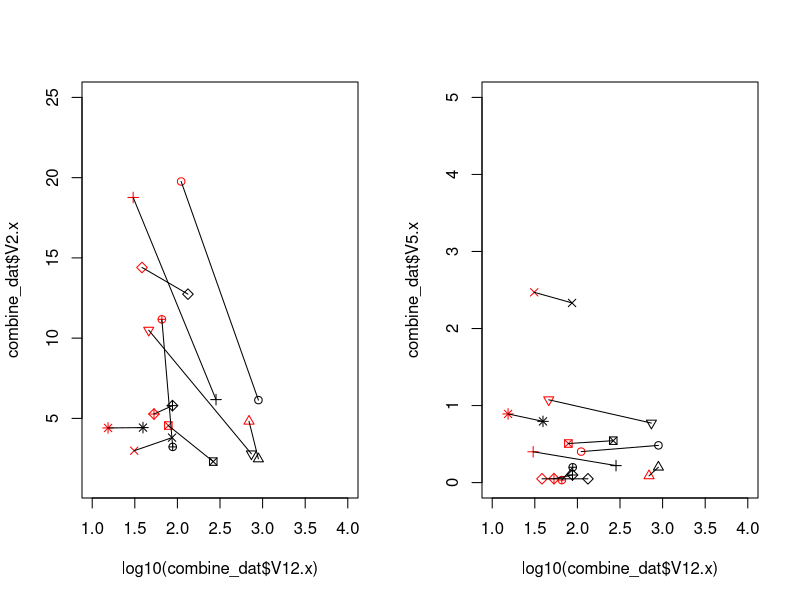

The R source for this figure:
raw_dat <- read.table('restuls_test.txt', as.is = T)

# Plot titv:

comp_dat <- raw_dat[grep('COMPLETE', raw_dat$V1), c(1, 2, 12, 5)]
comp_dat$V1 <- gsub('COMPLETE', '', comp_dat$V1)

pruned_dat <- raw_dat[-(grep('boot|COMPLETE', raw_dat$V1)), c(1, 2, 12, 5)]

combine_dat <- merge(x = comp_dat, y = pruned_dat, by.x = 1, by.y = 1)


# TITV
par(mfrow = c(1, 2))
plot(log10(combine_dat$V12.x), combine_dat$V2.x, pch = 1:10, col = 'black', ylim = c(1, 25), xlim = c(1, 4))
points(log10(combine_dat$V12.y), combine_dat$V2.y, pch = 1:10, col = 'red')

for(i in 1:nrow(combine_dat)){
lines(x = c(log10(combine_dat$V12.x[i]), log10(combine_dat$V12.y[i])), y = c(combine_dat$V2.x[i], combine_dat$V2.y[i]))
}


# dnds
plot(log10(combine_dat$V12.x), combine_dat$V5.x, pch = 1:10, col = 'black', ylim = c(0, 5), xlim = c(1, 4))
points(log10(combine_dat$V12.y), combine_dat$V5.y, pch = 1:10, col = 'red')

for(i in 1:nrow(combine_dat)){
lines(x = c(log10(combine_dat$V12.x[i]), log10(combine_dat$V12.y[i])), y = c(combine_dat$V5.x[i], combine_dat$V5.y[i]))
}
